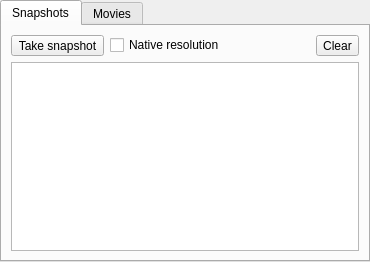
<?xml version="1.0" encoding="UTF-8"?>
<ui version="4.0">
 <class>EmbedderOptions</class>
 <widget class="QWidget" name="EmbedderOptions">
  <property name="geometry">
   <rect>
    <x>0</x>
    <y>0</y>
    <width>370</width>
    <height>262</height>
   </rect>
  </property>
  <property name="windowTitle">
   <string>Embedder options</string>
  </property>
  <layout class="QGridLayout" name="gridLayout">
   <property name="margin">
    <number>0</number>
   </property>
   <item row="0" column="0">
    <widget class="QTabWidget" name="tabWidgetEmbedderOptions">
     <property name="currentIndex">
      <number>0</number>
     </property>
     <widget class="QWidget" name="tabSnapshots">
      <attribute name="icon">
       <iconset resource="qmc2.qrc">
        <normaloff>:/data/img/camera.png</normaloff>:/data/img/camera.png</iconset>
      </attribute>
      <attribute name="title">
       <string>Snapshots</string>
      </attribute>
      <layout class="QGridLayout" name="gridLayout_2">
       <item row="0" column="0">
        <widget class="QToolButton" name="toolButtonTakeSnapshot">
         <property name="toolTip">
          <string>Take a snapshot of the current window content -- hold to take snapshots repeatedly (every 100ms)</string>
         </property>
         <property name="text">
          <string>Take snapshot</string>
         </property>
         <property name="icon">
          <iconset resource="qmc2.qrc">
           <normaloff>:/data/img/camera.png</normaloff>:/data/img/camera.png</iconset>
         </property>
         <property name="autoRepeat">
          <bool>true</bool>
         </property>
         <property name="autoRepeatDelay">
          <number>100</number>
         </property>
         <property name="autoRepeatInterval">
          <number>50</number>
         </property>
         <property name="toolButtonStyle">
          <enum>Qt::ToolButtonTextBesideIcon</enum>
         </property>
        </widget>
       </item>
       <item row="1" column="0" colspan="5">
        <widget class="QListWidget" name="listWidgetSnapshots">
         <property name="mouseTracking">
          <bool>true</bool>
         </property>
         <property name="movement">
          <enum>QListView::Static</enum>
         </property>
         <property name="flow">
          <enum>QListView::LeftToRight</enum>
         </property>
         <property name="isWrapping" stdset="0">
          <bool>true</bool>
         </property>
         <property name="resizeMode">
          <enum>QListView::Adjust</enum>
         </property>
         <property name="viewMode">
          <enum>QListView::IconMode</enum>
         </property>
        </widget>
       </item>
       <item row="0" column="2" colspan="2">
        <spacer name="horizontalSpacer">
         <property name="orientation">
          <enum>Qt::Horizontal</enum>
         </property>
         <property name="sizeHint" stdset="0">
          <size>
           <width>40</width>
           <height>20</height>
          </size>
         </property>
        </spacer>
       </item>
       <item row="0" column="4">
        <widget class="QToolButton" name="toolButtonClearSnapshots">
         <property name="toolTip">
          <string>Clear snapshots</string>
         </property>
         <property name="text">
          <string>Clear</string>
         </property>
         <property name="icon">
          <iconset resource="qmc2.qrc">
           <normaloff>:/data/img/stop.png</normaloff>:/data/img/stop.png</iconset>
         </property>
         <property name="toolButtonStyle">
          <enum>Qt::ToolButtonTextBesideIcon</enum>
         </property>
        </widget>
       </item>
       <item row="0" column="1">
        <widget class="QCheckBox" name="checkBoxNativeSnapshotResolution">
         <property name="toolTip">
          <string>Scale snapshots to the native resolution</string>
         </property>
         <property name="text">
          <string>Native resolution</string>
         </property>
        </widget>
       </item>
      </layout>
     </widget>
     <widget class="QWidget" name="tabMovies">
      <attribute name="icon">
       <iconset resource="qmc2.qrc">
        <normaloff>:/data/img/movie.png</normaloff>:/data/img/movie.png</iconset>
      </attribute>
      <attribute name="title">
       <string>Movies</string>
      </attribute>
     </widget>
    </widget>
   </item>
  </layout>
 </widget>
 <tabstops>
  <tabstop>tabWidgetEmbedderOptions</tabstop>
  <tabstop>toolButtonTakeSnapshot</tabstop>
  <tabstop>checkBoxNativeSnapshotResolution</tabstop>
  <tabstop>toolButtonClearSnapshots</tabstop>
  <tabstop>listWidgetSnapshots</tabstop>
 </tabstops>
 <resources>
  <include location="qmc2.qrc"/>
 </resources>
 <connections>
  <connection>
   <sender>toolButtonClearSnapshots</sender>
   <signal>clicked()</signal>
   <receiver>listWidgetSnapshots</receiver>
   <slot>clear()</slot>
   <hints>
    <hint type="sourcelabel">
     <x>292</x>
     <y>50</y>
    </hint>
    <hint type="destinationlabel">
     <x>270</x>
     <y>84</y>
    </hint>
   </hints>
  </connection>
 </connections>
</ui>
